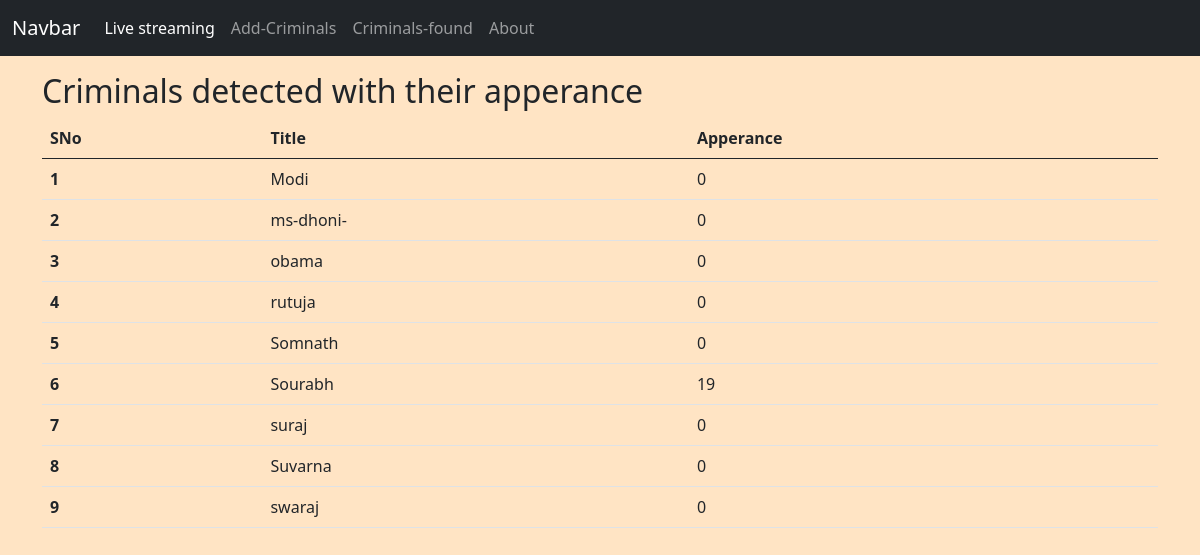
Page /criminalsDetected on the committed database.
### app.py (models this page shows)
class Todo(db.Model):
    sno = db.Column(db.Integer,primary_key=True)
    title=db.Column(db.String(200),nullable=True)
    apperance=db.Column(db.String(200),nullable=True)

### app.py (the view)
@app.route('/criminalsDetected')
def criminalsDetected():
    counter=0
    for cu_imgs in known_face_names:
        todo = Todo.query.filter_by(sno=counter+1).first()
        todo.title = cu_imgs
        todo.apperance = count[counter]
        counter=counter+1
        db.session.add(todo)
        db.session.commit()
    allTodo = Todo.query.all()
    return render_template('criminalsDetected.html', allTodo=allTodo)

### templates/criminalsDetected.html
{% extends 'base.html' %}
{% block content %}
    <div class="container my-3">
        <h2>Criminals detected with their apperance</h2>
        {% if allTodo|length==0 %}
        <div class="alert alert-dark" role="alert">
            Please add a record
            till now no records are present
          </div>
          {% else %}
         <table class="table">
            <thead>
              <tr>
                <th scope="col">SNo</th>
                <th scope="col">Title</th>
                <th scope="col">Apperance</th>
              </tr>
            </thead>
            <tbody>
              {% for todo in allTodo  %}
              <tr>
                <th scope="row">{{todo.sno}}</th>
                <td>{{todo.title}}</td>
                <td>{{todo.apperance}}</td>
              </tr>
              {% endfor %}
        {% endif %}
            </tbody>
          </table>
    </div>
{% endblock %}

### templates/base.html (shortened to what this page needs)
<!DOCTYPE html>
<html>
    <head>
        <link href="https://cdn.jsdelivr.net/npm/bootstrap@5.0.2/dist/css/bootstrap.min.css" rel="stylesheet"
>
        <link href="{{url_for('static', filename='css/style.css')}}" rel="stylesheet">
    </head>
    <body>
        {% include 'navbar.html' %}
        {% block content %}
        {% endblock %}
    </body>
</html>

### templates/navbar.html (shortened to what this page needs)
<nav class="navbar navbar-expand-lg navbar-dark bg-dark">
    <div class="container-fluid">
      <a class="navbar-brand" href="#">Navbar</a>
      <div class="collapse navbar-collapse" id="navbarNavAltMarkup">
        <div class="navbar-nav">
          <a class="nav-link active" aria-current="page" href="{{url_for('index')}}">Live streaming</a>
          <a class="nav-link" href="{{url_for('criminals')}}">Add-Criminals</a>
          <a class="nav-link" href="{{url_for('criminalsDetected')}}">Criminals-found</a>
          <a class="nav-link" href="#">About</a>
        </div>
      </div>
    </div>
  </nav>

### static/css/style.css (style rules this page uses)
body { background: bisque; }

### rows in the picture
Todo: sno "1", title "Modi", apperance "0"
Todo: sno "2", title "ms-dhoni-", apperance "0"
Todo: sno "3", title "obama", apperance "0"
Todo: sno "4", title "rutuja", apperance "0"
Todo: sno "5", title "Somnath", apperance "0"
Todo: sno "6", title "Sourabh", apperance "19"
Todo: sno "7", title "suraj", apperance "0"
Todo: sno "8", title "Suvarna", apperance "0"
Todo: sno "9", title "swaraj", apperance "0"
